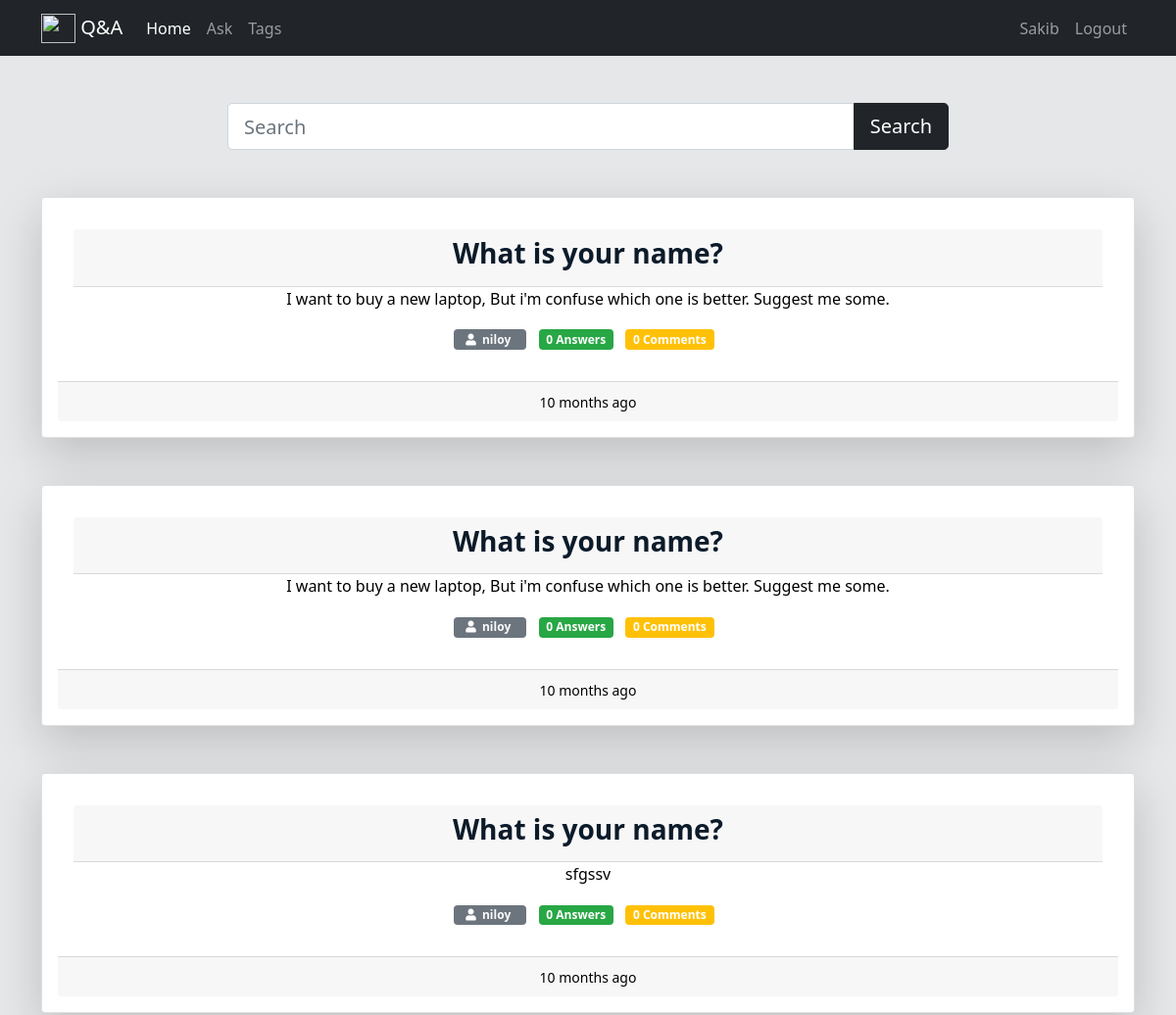
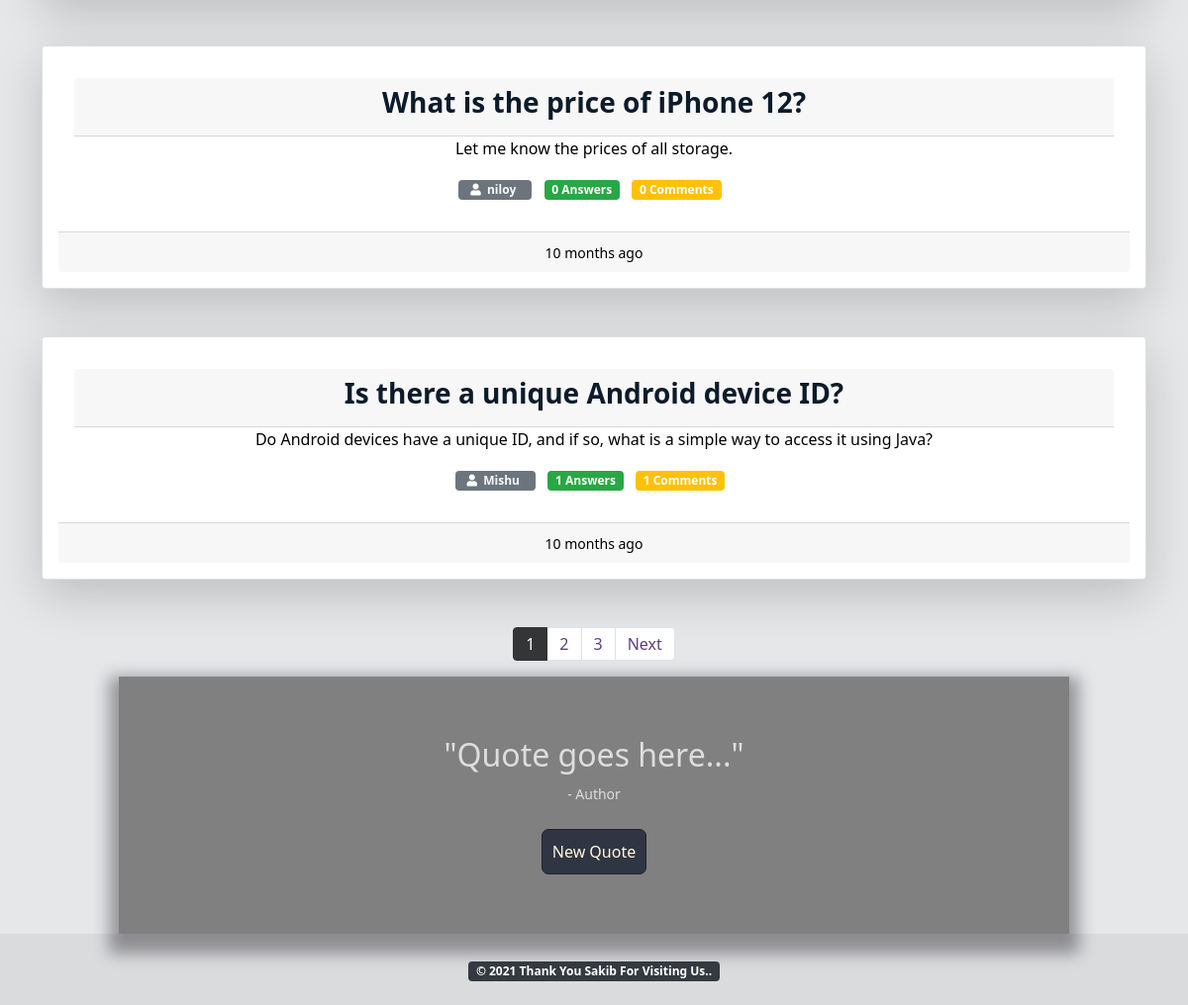
Screenshot of / (signed in) with the database file from the repository (2 pictures, top to bottom).
### athreg/models.py (models this page shows, shortened)
class Question(models.Model):
    user=models.ForeignKey(User,on_delete=models.CASCADE)
    q_title=models.CharField(max_length=300)
    detail=models.TextField()
    tags=models.TextField(default='')
    add_time=models.DateTimeField(auto_now_add=True)

### athreg/views.py (the view)
# urls.py: 2. Add a URL to urlpatterns:  path('', views.home, name='home')
@login_required(login_url='login')
def home(request):
    if 'q' in request.GET:
        q=request.GET['q']
        quests=Question.objects.annotate(total_comments=Count('answer__comment')).filter(q_title__icontains=q).order_by('-add_time')
    else:
        quests=Question.objects.annotate(total_comments=Count('answer__comment')).all().order_by('-add_time')
    paginator=Paginator(quests,5)
    page_num=request.GET.get('page',1)
    quests=paginator.page(page_num)
    return render(request,'main.html',{"quests":quests})

### athreg/templates/main.html (shortened to what this page needs)
{% load static %}
{% load humanize %}
<!DOCTYPE html>
<html lang="en">
<head>
  <link href="https://cdn.jsdelivr.net/npm/bootstrap@5.0.0/dist/css/bootstrap.min.css" rel="stylesheet">
  <link href="https://maxcdn.bootstrapcdn.com/font-awesome/4.7.0/css/font-awesome.min.css" rel="stylesheet"/>
  <link rel="stylesheet" href="https://cdn.jsdelivr.net/npm/bootstrap@4.5.3/dist/css/bootstrap.min.css">
  <link rel="stylesheet" href="% static '/animatecss/animate.min.css' %">
  <link rel="stylesheet" href="{% static 'bootstrap.min.css' %}">
  <link rel="stylesheet" href="https://use.fontawesome.com/releases/v5.6.1/css/all.css">
  <link href="https://cdn.jsdelivr.net/npm/bootstrap@5.0.0/dist/css/bootstrap.min.css" rel="stylesheet">
</head>
<body>
  <nav class="navbar navbar-expand-lg navbar-dark bg-dark">
    <div class="container">
      <a class="navbar-brand" href="/"><img src="https://images.vexels.com/media/users/3/152347/isolated/preview/27304b9b14ce9bd8a28ca637ed92070e-blue-circle-question-mark-icon-by-vexels.png" alt="" width="35" height="30" class="d-inline-block align-text-top">
        Q&A</a>
      <div class="collapse navbar-collapse" id="navbarNav">
        <ul class="navbar-nav" >
            <li class="nav-item active">
              <a class="nav-link" href="/">Home</a>
            </li>
            <li class="nav-item">
              <a class="nav-link" href="{% url 'ask-question' %}">Ask</a>
            </li>
            <li class="nav-item">
              <a class="nav-link" href="/tags/">Tags</a>
            </li>
        </ul>
        <ul class="navbar-nav ms-auto">
          <li class="nav-item">
            <a class="nav-link" href="/profileinfo/">{{request.user}}</a>
          </li>
          <li class="nav-item">
            <a class="nav-link" href="{% url 'logout' %}">Logout</a>
          </li>
        </ul>
      </div>
    </div>
  </nav>
  <div class="container py-5">
      <div class="row">
        <div class="col-md-8 offset-2">
          <form>
            <div class="input-group">
              <input type="text" name="q" class="form-control form-control-lg" style{color:blue;} placeholder="Search" />
            <button class="btn btn-dark btn-lg" type="submit" id="button-addon2">Search</button>
          </div>
        </form>
        </div>
      </div>
  </div>
  <div class="container" id="qbox"  >
    {% for quest in quests %}
    <div class="card mb-5 shadow-lg p-3 mb-5 bg-white ">
      <div class="card-body">
        <div class="card-header">
          <h3 class="card-title"><a href="/detail/{{quest.id}}"><b>{{quest.q_title}}</b></a></h3>
        </div>
        <p class="card-text">{{quest.detail}}</p>
        <p>
           <span class="badge badge-secondary"><i class="fas fa-user ml-1"></i>&nbsp<a href="/otheruser/{{quest.user.username}}" class="mr-2 text-light"> {{quest.user.username}}</a></span>
            <span class="mr-2 badge badge-success answer-click">{{quest.answer_set.count}} Answers</span>
            <span class="mr-2 badge badge-warning">{{quest.total_comments}} Comments</span>
        </p>
      </div>
      <div class="card-footer">
        <small>{{quest.add_time|naturaltime}}</small>
    </div>
    </div>
    {% endfor %}
  </div>
  <nav aria-label="Page navigation example" >
    <ul class="pagination justify-content-center">
      {% for i in quests.paginator.page_range %}
        {% if quests.number == i %}
          <li class="page-item active"><a class="page-link" href="#">{{i}}</a></li>
        {% else %}
          <li class="page-item"><a class="page-link" href="?page={{i}}">{{i}}</a></li>
        {% endif %}
      {% endfor %}
      {% if quests.has_next %}
      <li class="page-item">
        <a class="page-link" href="?page={{quests.next_page_number}}">Next</a>
      </li>
      {% endif %}
    </ul>
  </nav>
  <div class="containerr">
    <div class="quote-box">
      <h2 id="quote">"Quote goes here..."</h2>
      <small id="author">- Author</small>
    </div>
    <br>
    <button id="btn" class="btn btn-dark"style="background: #2f3542;color: cornsilk;padding: 10px; border-radius: 7px!important;">New Quote</button>
  </div>
  <footer>
    <div class="text-center p-4" style="background-color: rgba(0, 0, 0, 0.05);">
        <span class="badge badge-dark ">© 2021 Thank You {{request.user.username}}  For Visiting Us..</span>
    </div>
  </footer>
</body>
</html>

### athreg/templates/main.html (style rules this page uses)
body, html { margin: 0; padding: 0; height: 100%; background: #E5E7E9 !important; }
a:link { color: #0c1b2a; background-color: transparent; text-decoration: none; }
.pagination > li > a { background-color: white; color: #5A4181; }
.pagination > .active > a { color: white; background-color: #343536 !Important; border: solid 1px #343536 !Important; }
#qbox { color:black;text-align:center;border-radius: 20%!important; }
.containerr { background-color: gray; color: #ddd; padding: 5%; text-align: center; width: 80%; margin: auto; box-shadow: 0px 10px 15px 10px rgba(30, 27, 32, 0.4); }

### rows the page displays
Question: q_title "What is your name?", detail "I want to buy a new laptop, But i'm confuse which one is better. Suggest me some.", user.username "niloy", answer_set.count "0", total_comments "0", add_time "10 months ago"
Question: q_title "What is your name?", detail "I want to buy a new laptop, But i'm confuse which one is better. Suggest me some.", user.username "niloy", answer_set.count "0", total_comments "0", add_time "10 months ago"
Question: q_title "What is your name?", detail "sfgssv", user.username "niloy", answer_set.count "0", total_comments "0", add_time "10 months ago"
Question: q_title "What is the price of iPhone 12?", detail "Let me know the prices of all storage.", user.username "niloy", answer_set.count "0", total_comments "0", add_time "10 months ago"
Question: q_title "Is there a unique Android device ID?", detail "Do Android devices have a unique ID, and if so, what is a simple way to access it using Java?", user.username "Mishu", answer_set.count "1", total_comments "1", add_time "10 months ago"

### other values shown
{{ request.user }} "Sakib"
{{ i }} "1"
{{ i }} "2" "3"
{{ request.user.username }} "Sakib"
